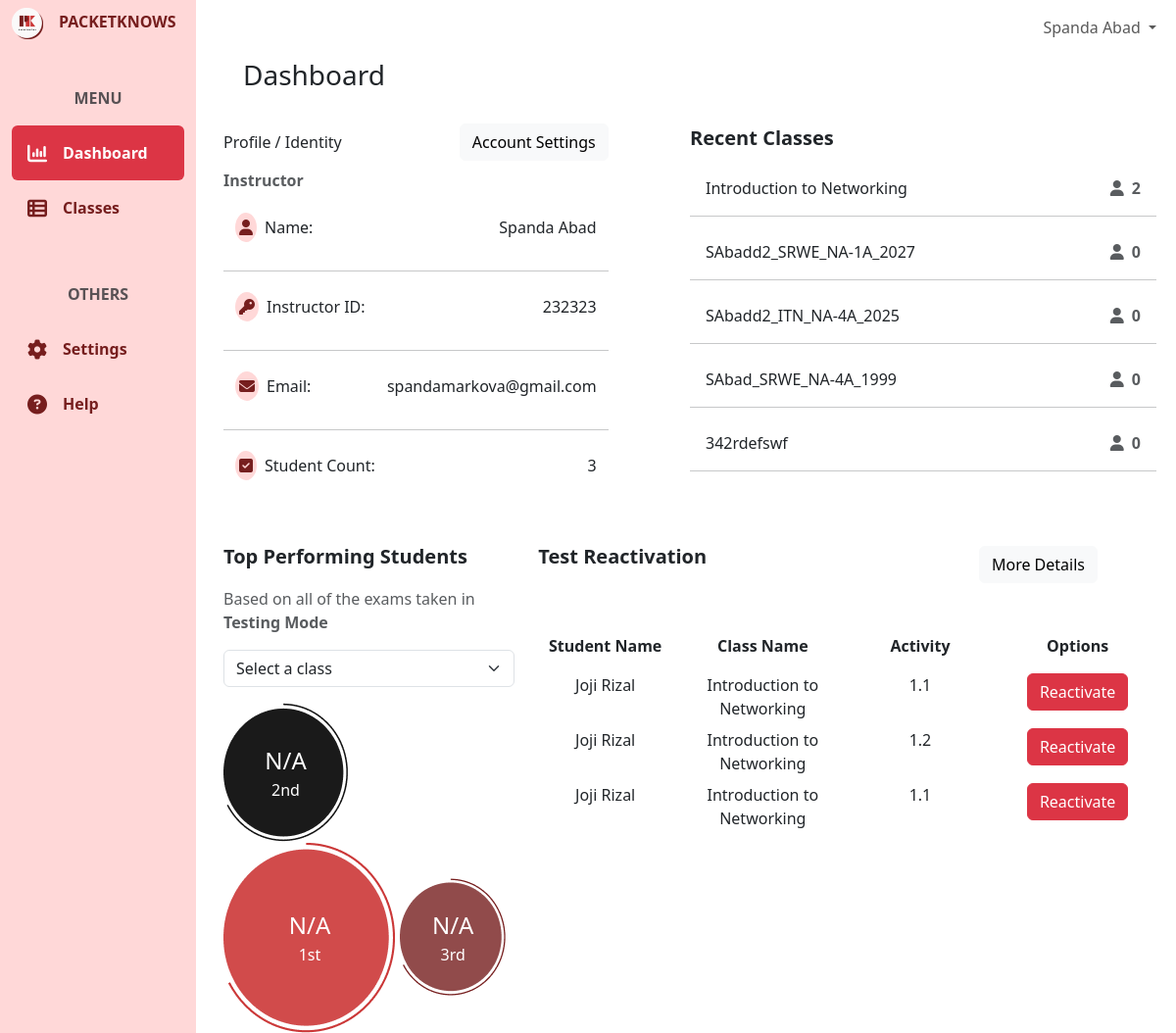
Page /dashboard/ (signed in) on the earlier database version.
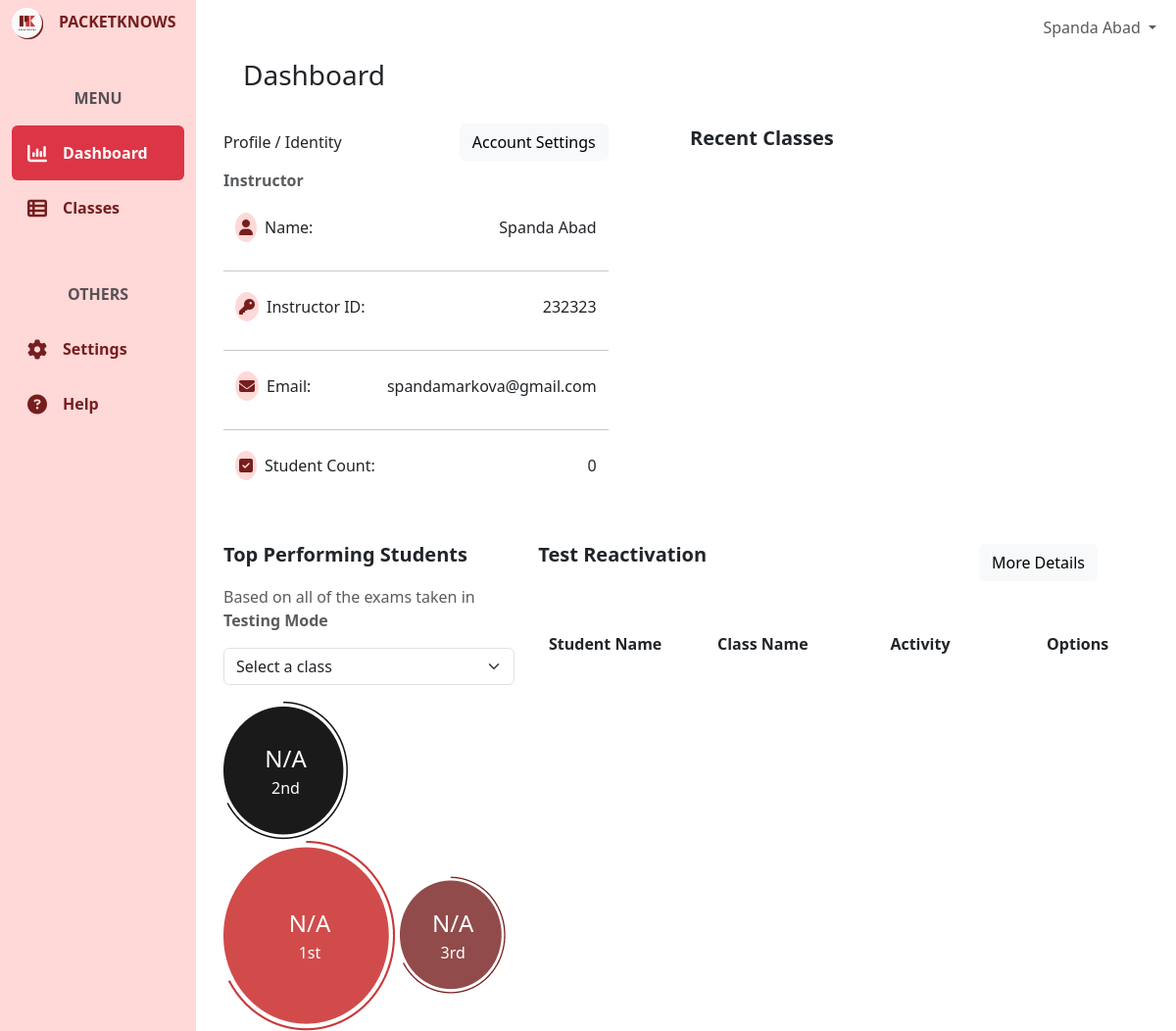
Same page on the later database version.
### user/models.py (models this page shows, shortened)
class CustomUser(AbstractBaseUser, PermissionsMixin):
    email = models.EmailField(unique=True)
    first_name = models.CharField(max_length=50)
    last_name = models.CharField(max_length=50)
    is_active = models.BooleanField(default=True)
    is_staff = models.BooleanField(default=False)
    category = models.ForeignKey(UserCategory, on_delete=models.CASCADE)
    icon = models.ImageField(upload_to= 'user/icons/', blank=True, null=True)
    school_id = models.BigIntegerField(unique=True, blank=True, null=True)
    evidences = models.ImageField(upload_to= 'user/evidences/', blank=True, null=True)
    objects = CustomUserManager()
    USERNAME_FIELD = 'email'
    REQUIRED_FIELDS = ['first_name', 'last_name']
    class Meta:
        verbose_name = 'User'
        verbose_name_plural = 'Users'

### classroom/models.py (models this page shows, shortened)
class Classroom(models.Model):
    name = models.CharField(max_length=255)
    code = models.CharField(max_length=255)
    description = models.CharField(max_length=255)
    icon = models.ImageField(upload_to='classroom/class-icons/', blank=True, null=True)
    section = models.CharField(max_length=50)
    school_year = models.CharField(max_length=50)
    instructor = models.ForeignKey(userModels.CustomUser, on_delete=models.CASCADE, related_name='instructor_classrooms', blank=True, null=True)
    students = models.ManyToManyField(userModels.CustomUser, through='Enrollment', related_name='enrolled_classrooms')
    course = models.ForeignKey(activityModels.Course, on_delete=models.CASCADE)
    is_active = models.BooleanField(default=True)
    date_updated = models.DateTimeField(auto_now=True)
    class Meta:
        ordering = ['-date_updated']
        verbose_name_plural = "Classrooms"

### help/models.py (models this page shows, shortened)
class TestReactivation(models.Model):
    student = models.ForeignKey(userModels.CustomUser, on_delete=models.CASCADE)
    classroom = models.ForeignKey(classroomModels.Classroom, on_delete=models.CASCADE)
    activity = models.ForeignKey(activityModels.Activity, on_delete=models.CASCADE)
    message = models.TextField()
    class Meta:
        verbose_name_plural = "Test Reactivations"

### activity/models.py (models this page shows, shortened)
class Activity(models.Model):
    base_activity = models.ForeignKey(BaseActivity, on_delete=models.CASCADE)
    projectID = models.CharField(max_length=255, unique=True)
    mode = models.CharField(max_length=50)
    physical_points = models.PositiveIntegerField(default=0)
    basic_config_points = models.PositiveIntegerField(default=0)
    ip_points = models.PositiveIntegerField(default=0)
    routing_points = models.PositiveIntegerField(default=0)
    other_points = models.PositiveIntegerField(default=0)
    time_spent = models.PositiveIntegerField(default=0)
    status = models.CharField(max_length=50, default="open")
    class Meta:
        verbose_name_plural = "Activities"

class BaseActivity(models.Model):
    number = models.CharField(max_length=4)
    name = models.CharField(max_length=255)
    projectID = models.CharField(max_length=255, unique=True)
    answer_key = models.TextField(blank=True,null=True)
    category = models.ForeignKey(ActivityCategory, on_delete=models.CASCADE)
    course = models.ForeignKey(Course, on_delete=models.CASCADE)
    training_task = models.FileField(models.FileField(upload_to='training-tasks/'))
    testing_task = models.FileField(models.FileField(upload_to='training-tasks/'))
    max_physical_points = models.PositiveIntegerField()
    max_basic_config_points = models.PositiveIntegerField()
    max_ip_points = models.PositiveIntegerField()
    max_routing_points = models.PositiveIntegerField()
    max_other_points = models.PositiveIntegerField()
    time_limit = models.PositiveIntegerField()
    class Meta:
        verbose_name_plural = "Base Activities"

### core/views.py (the view, shortened to what this page needs)
# urls.py: path('dashboard/', coreViews.DashboardView, name='dashboard'),
@login_required(login_url='/')
def DashboardView(request):
    context = {}
    if request.method == 'POST':
        pass
    else:
        userCategory = request.user.category.name
        if userCategory == "Student":
            student = request.user
            context["notifications"] = Notification.objects.filter(receiver=student)
            if(Enrollment.objects.filter(student=request.user).exists()):
                enrollments = Enrollment.objects.filter(student=request.user)
                total_active_test_count = 0
                for enrollment in enrollments:
                    activities = enrollment.activities.filter(status="working")
                    total_active_test_count += activities.count()
                ordered_enrollments = enrollments.order_by('-date_updated')
                classrooms = [enrollment.classroom for enrollment in ordered_enrollments]
                context["strengthRating"] = computeOverallStrengthRating(request.user)
                context["activeTestCount"] = total_active_test_count
                context["classes"] = classrooms
                average_progress = computeAverageClassProgress(request.user, "training")
                bar_chart_labels = average_progress['class_names']
                bar_chart_data = average_progress['averages']
                allClassesAverage = round(sum(bar_chart_data) / len(bar_chart_data), 2)
                context["barChartLabels"] = json.dumps(bar_chart_labels)
                context["barChartData"] = json.dumps(bar_chart_data)
                context["allClassesAverage"] = allClassesAverage
                context["barChartLabels"] = json.dumps(bar_chart_labels)
                context["barChartData"] = json.dumps(bar_chart_data)
                enrollments = Enrollment.objects.filter(student=request.user)
                classrooms = [enrollment.classroom for enrollment in enrollments]
                context["classrooms"] = classrooms
        elif userCategory == "Instructor":
            classrooms = Classroom.objects.filter(instructor=request.user)
            context["classrooms"] = classrooms
            enrollments = Enrollment.objects.filter(classroom__in=classrooms)
            context["allStudentCount"] = enrollments.count()
            context["testReactivations"] =  TestReactivation.objects.filter(classroom__instructor=request.user)
    return render(request, 'core/dashboard.html', context)

### templates/core/dashboard.html (shortened to what this page needs)
{% extends 'core/base.html' %}
{% block content %}
<div class="container-fluid h-100">
    <div class="row h-100">
        <div class="col-2 fixed-top bg-pink h-100" id="green">
            {% include 'core/components/sidebar.html'%}
        </div>
        <div class="col-md-10 ms-auto" style="padding: 0; overflow-x: hidden !important;">
            {% include 'core/components/topnav.html'%}
            <main class="mt-5 pt-1">
                {% if request.user.category.name == 'Student'%}
                    {% include 'core/dashboards/student-dashboard.html'%}
                {% elif request.user.category.name == 'Self Learner'%}
                    {% include 'core/dashboards/selfLearner-dashboard.html'%}
                {% elif request.user.category.name == 'Instructor'%}
                    {% include 'core/dashboards/instructor-dashboard.html'%}
                {% endif %}
            </main>
        </div>
    </div>
</div>
{% endblock %}

### templates/core/components/topnav.html (shortened to what this page needs)
<nav class="navbar navbar-expand-lg navbar-light bg-white fixed-top col-md-9 ms-sm-auto col-lg-10">
    <div class="container-fluid">
            <ul class="navbar-nav ms-auto">
                <li class="nav-item dropdown">
                    <a class="nav-link dropdown-toggle" href="#" id="userDropdown" role="button" data-bs-toggle="dropdown" aria-expanded="false">
                      {{user.first_name}} {{user.last_name}}
                    </a>
                </li>
            </ul>
    </div>
</nav>

### templates/core/dashboards/instructor-dashboard.html (shortened to what this page needs)
{% load static %}
<div class="container mx-3">
    <div class="row ms-2 mt-2 mb-4 ">
        <h3 class="">Dashboard</h3>
    </div>
    <div class="row justify-content-between">
        <div class="col-md-5">
            <div class="d-flex justify-content-between align-items-center">
                <p class="d-inline m-0">Profile / Identity</p>
                <a href="#" class="btn btn-light">Account Settings</a>
            </div>
            <div class="text-muted fw-bold mt-2">
               Instructor
            </div>
            <div class="container d-flex justify-content-between align-items-center mt-4">
                <p><span class="bg-pink p-1 rounded-circle me-2"><i class="fa-solid fa-user" style="color: #761E1E;"></i></span>Name:</p>
                <p class="">{{user.first_name}} {{user.last_name}}</p>
            </div>
            <hr>
            <div class="container d-flex justify-content-between align-items-center mt-4">
                <p><span class="bg-pink p-1 rounded-circle me-2"><i class="fa-solid fa-key" style="color: #761E1E;"></i></span>Instructor ID:</p>
                <p class="">{{user.school_id}}</p>
            </div>
            <hr>
            <div class="container d-flex justify-content-between align-items-center mt-4">
                <p><span class="bg-pink p-1 rounded-circle me-2"><i class="fa-solid fa-envelope" style="color: #761E1E;"></i></span>Email:</p>
                <p class="">{{user.email}}</p>
            </div>
            <hr>
            <div class="container d-flex justify-content-between align-items-center mt-4">
                <p><span class="bg-pink p-1 rounded-circle me-2"><i class="fa-solid fa-square-check" style="color: #761E1E;"></i></span>Student Count:</p>
                <p class="">{{allStudentCount}}</p>
            </div>
        </div>
        <div class="col-md-6 me-4">
            <p class="fs-5 fw-bold m-0 mb-4">Recent Classes</p>
            {% for classroom in classrooms %}
                {% if forloop.counter <= 5 %}
                    <a href="{% url 'core:classes' %}" class="text-dark unstyled text-decoration-none">
                        <div class="d-flex justify-content-between mt-4">
                            <p><img src="{{classroom.icon.url}}" alt="" class="logo me-3 rounded-circle">{{classroom.name}}</p>
                            <p class="text-muted me-3"><i class="fa-solid fa-user me-2"></i><span class="fw-bold">{{ classroom.students.count }}</span></p>
                        </div>
                        <hr class="mb-4 mt-0">
                    </a>
                {% endif %}
            {% endfor %}
        </div>
    </div>
    <div class="row me-4 mt-5">
        <div class="col-md-4">
            <p class="fs-5 fw-bold mb-0">Top Performing Students</p>
            <p class="text-muted mt-3">Based on all of the exams taken in <span class="fw-bold">Testing Mode</span></p>
            <select name="classroomID" class="form-select mb-3" id="classSelectDashboard" aria-label="Select Now" hx-target="#topPerformingStudents" hx-get="{% url 'classroom:topStudents' %}" hx-trigger="change">
                <option value="" selected>Select a class</option>
            </select>
            <div id="topPerformingStudents">
                <div class="rating rating-1 d-inline-block">
                    <div class="rating-label text-white">
                        <p class="fs-4 p-0 m-0">N/A</p>
                        <p class=" p-0 m-0">2nd</p>
                    </div>
                    <img src="{% static 'res/icons/Dashboard/Dashboard-circle3.png' %}" alt="" class="img-fluid">
                </div>
                <div class="rating rating-1 d-inline-block">
                    <div class="rating-label text-white">
                        <p class="fs-4 p-0 m-0">N/A</p>
                        <p class=" p-0 m-0">1st</p>
                    </div>
                    <img src="{% static 'res/icons/Dashboard/Dashboard-circle.png' %}" alt="" class="img-fluid">
                </div>
                <div class="rating rating-1 d-inline-block">
                    <div class="rating-label text-white">
                        <p class="fs-4 p-0 m-0">N/A</p>
                        <p class=" p-0 m-0">3rd</p>
                    </div>
                    <img src="{% static 'res/icons/Dashboard/Dashboard-circle2.png' %}" alt="" class="img-fluid">
                </div>
            </div>
        </div>
        <div class="col-md-8">
            <div class="d-flex justify-content-between align-items-center mb-5">
                <p class="fs-5 fw-bold ">Test Reactivation</p>
                <a href="{% url 'core:help'%}" class="btn btn-light me-5">More Details</a>
            </div>
            <div class="row text-center mb-3">
                <div class="col-md-3 fw-bold">
                    Student Name
                </div>
                <div class="col-md-3 fw-bold">
                    Class Name
                </div>
                <div class="col-md-3 fw-bold">
                    Activity
                </div>
                <div class="col-md-3 fw-bold">
                    Options
                </div>
            </div>
            {% for testReactivation in testReactivations%}
            <div class="row text-center mb-2">
                <div class="col-md-3">
                    {{testReactivation.student.first_name}} {{testReactivation.student.last_name}}
                </div>
                <div class="col-md-3">
                    {{testReactivation.classroom.name}}
                </div>
                <div class="col-md-3">
                    {{testReactivation.activity.base_activity.number}}
                </div>
                <div class="col-md-3">
                    <div>
                        <button class="btn btn-danger" hx-post="{% url 'help:reactivateExam' testReactivationID=testReactivation.id%}" hx-swap="none">Reactivate</button>
                    </div>
                </div>
            </div>
            {% endfor %}
        </div>
    </div>
</div>

Differences in the rows shown:
removed Classroom: name "Introduction to Networking", students.count "2"
removed Classroom: name "SAbadd2_SRWE_NA-1A_2027", students.count "0"
removed Classroom: name "SAbadd2_ITN_NA-4A_2025", students.count "0"
removed Classroom: name "SAbad_SRWE_NA-4A_1999", students.count "0"
removed Classroom: name "342rdefswf", students.count "0"
removed TestReactivation: student.first_name "Joji", student.last_name "Rizal", classroom.name "Introduction to Networking", activity.base_activity.number "1.1"
removed TestReactivation: student.first_name "Joji", student.last_name "Rizal", classroom.name "Introduction to Networking", activity.base_activity.number "1.2"
removed TestReactivation: student.first_name "Joji", student.last_name "Rizal", classroom.name "Introduction to Networking", activity.base_activity.number "1.1"
Other differences:
{{ allStudentCount }}: "3" → "0"
